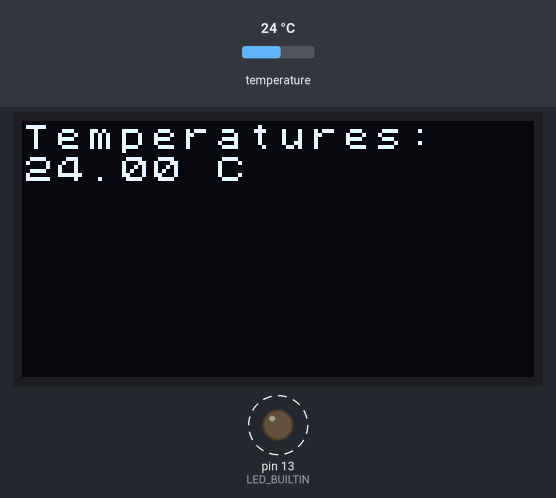
Bench run of a sketch on a simulated Arduino Uno, built with avr-gcc and run on an emulated ATmega328P. On the bench: 128×64 one-colour display, output pins drawn as LEDs (lit = HIGH). Dashed ring = blinking. The inputs (shaded band) are chosen by the test bench; at power-on: temperature 24 °C. What the sketch prints to the serial monitor is not drawn.

Above: at 3.5 s.
3.6 s: temperature set to 12 °C
At 6.5 s:
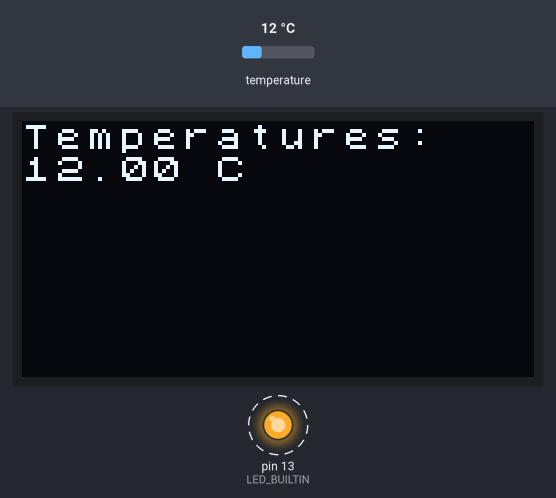
9.6 s: temperature set to 19 °C
12.3 s: temperature set to 28 °C
At 14.0 s:
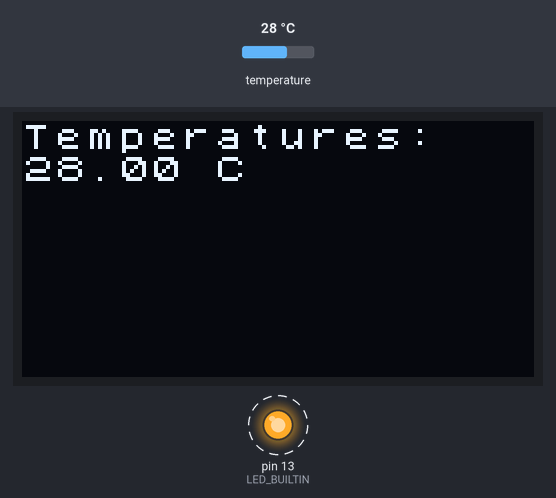
Timing chart, 0 to 24.3 s (numbered marks = the images above; inputs shaded):
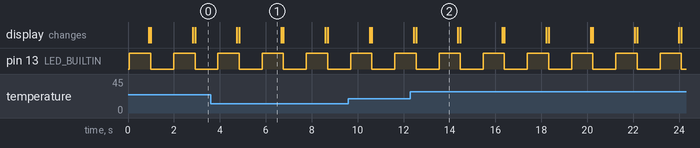

The sketch:

arduino-temperature-display.ino
```cpp
// U8g2 - Version: Latest
#include <U8g2lib.h>
#include <U8x8lib.h>

// OneWire - Version: Latest
#include <OneWire.h>

// DallasTemperature - Version: Latest
#include <DallasTemperature.h>


// TEMPERATURE READER ///////////////////////////////////////////////////////////


// maximum number of connected 1-Wire devices
#define MAX_ONE_WIRE_DEVICES 8


class TemperatureReader {
public:
  // Initializes the DS18B20 temperature sensors.
  TemperatureReader(uint8_t one_wire_pin);

  void read();

  int count();

  float get(int index);

private:
  // Print a 1-Wire device address.
  void print_one_wire_address(uint8_t * address);

  // a controller for the DS18B20 temperature sensors (connected through 1-Wire bus)
  OneWire one_wire_;
  DallasTemperature sensors_;

  uint8_t addresses_[MAX_ONE_WIRE_DEVICES][8];
  float temperatures_[MAX_ONE_WIRE_DEVICES];
  int num_devices_;
};

// Initializes the DS18B20 temperature sensors.
TemperatureReader::TemperatureReader(uint8_t one_wire_pin) :
  one_wire_(one_wire_pin),
  sensors_(&one_wire_),
  num_devices_(0)
{
  Serial.println("Initializing temperature sensors.");
  sensors_.begin();
}

void TemperatureReader::read()
{
  Serial.print("Parasite power: ");
  if (sensors_.isParasitePowerMode())
    Serial.println("on");
  else
    Serial.println("off");

  one_wire_.reset_search();
  num_devices_ = 0;
  while (num_devices_ < MAX_ONE_WIRE_DEVICES) {
    if (!one_wire_.search(addresses_[num_devices_]))
      // The bus is shorted or all devices have been retrieved.
      break;
    ++num_devices_;
  }

  Serial.print("Detected ");
  Serial.print(num_devices_, DEC);
  Serial.println(" devices on 1-Wire bus.");

  for (int i = 0; i < num_devices_; ++i) {
    Serial.print("Device ");
    Serial.print(i, DEC);
    Serial.print(" address: ");
    print_one_wire_address(addresses_[i]);
    Serial.println();
  }

  sensors_.requestTemperatures();  // Request temperatures from all sensors.
  for (int i = 0; i < num_devices_; ++i) {
    temperatures_[i] = sensors_.getTempC(addresses_[i]);
  }
}

int TemperatureReader::count()
{
  return num_devices_;
}

float TemperatureReader::get(int index)
{
  return temperatures_[index];
}

// Prints a 1-Wire device address.
void TemperatureReader::print_one_wire_address(uint8_t * address)
{
  for (int i = 0; i < 8; ++i) {
    if (address[i] < 16)
      Serial.print("0");
    Serial.print(address[i], HEX);
  }
}


// CONTROLLER ///////////////////////////////////////////////////////////////////


// 1-Wire bus pin
const uint8_t ONE_WIRE_PIN = 2;


class Controller {
public:
  Controller();

  // Turns the built-in LED on.
  void led_on();

  // Turns the built-in LED off.
  void led_off();

  // The main function. Will be called repeatedly.
  void run();

private:
  // A controller for an SSD1306 display with 128x64 resolution, hardware I2C, and no reset pin.
  // The complete list of display types is here: https://github.com/olikraus/u8g2/wiki/u8x8setupcpp
  U8X8_SSD1306_128X64_NONAME_HW_I2C u8x8_;
  TemperatureReader temperatures_;
};

Controller::Controller() :
  u8x8_(U8X8_PIN_NONE),
  temperatures_(ONE_WIRE_PIN)
{
  // Initialize digital pin LED_BUILTIN as an output, for controlling the built-in LED.
  pinMode(LED_BUILTIN, OUTPUT);

  // Initialize the SSD1306 display.
  u8x8_.begin();
  u8x8_.setPowerSave(0);
  u8x8_.setFont(u8x8_font_chroma48medium8_r);
}

// Turns the built-in LED on.
void Controller::led_on()
{
  digitalWrite(LED_BUILTIN, HIGH);
}

// Turns the built-in LED off.
void Controller::led_off()
{
  digitalWrite(LED_BUILTIN, LOW);
}

// The main function. Will be called repeatedly.
//
void Controller::run()
{
  led_on();

  temperatures_.read();

  u8x8_.clear();
  u8x8_.println("Temperatures:");

  for (int sensor = 0; sensor < temperatures_.count(); ++sensor) {
    float temperature = temperatures_.get(sensor);
    Serial.print("Temperature sensor ");
    Serial.print(sensor);
    Serial.print(": ");
    Serial.print(temperature);
    Serial.println(" C");
    if (temperature < -99.99)
      temperature = -99.99;
    if (temperature > 99.99)
      temperature = 99.99;
    u8x8_.print(temperature);
    u8x8_.println(" C");
  }

  // Transfer the content of the display RAM to the display.
  // This is only required for e-Paper/e-Ink devices.
  u8x8_.refreshDisplay();

  led_off();
  delay(1000);  // Wait for a second.
}


Controller * controller = nullptr;

void setup()
{
  // Initialize serial communication for writing log messages.
  Serial.begin(9600);
  Serial.println("Initializing temperature server.");

  controller = new Controller();
}

void loop()
{
  if (controller != nullptr)
    controller->run();
}
```

Measured:
- after the input at 3.6 s, the display: first differs from a run without the input after 1.2 s (image 1)
- after the input at 12.3 s, the display: first differs from a run without the input after 0.25 s (image 2)
- by itself, pin 13 (LED_BUILTIN): alternates HIGH for 0.93 s and LOW for 1.0 s
- what the display in image 1 shows lasts 1.9 s, from 4.8 s to 6.7 s
